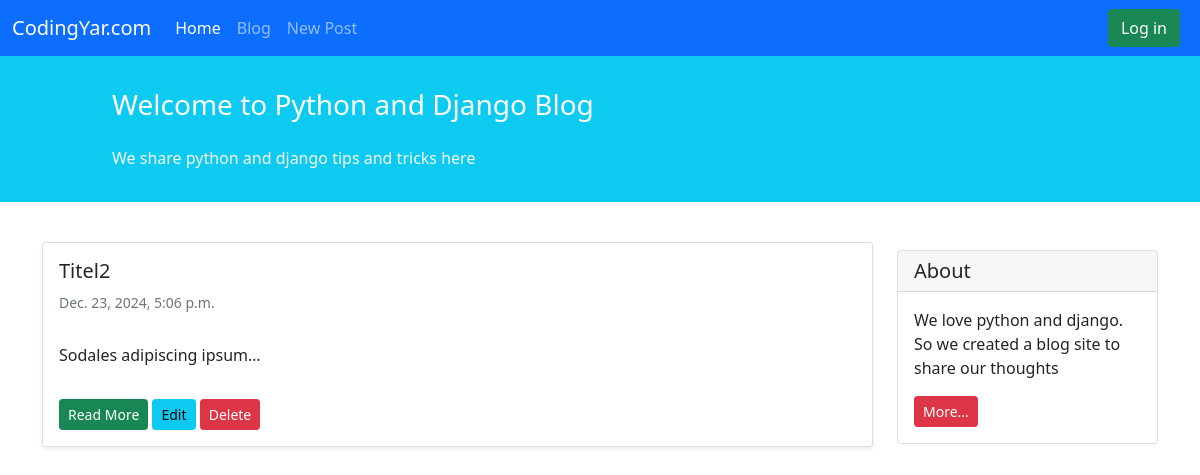
/blog/, run on an earlier commit of the app's database.
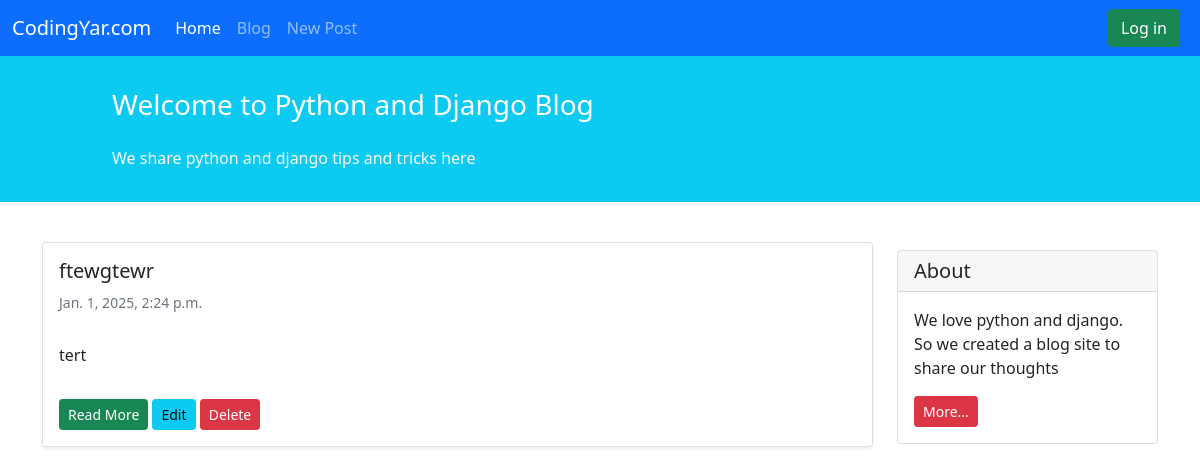
And on a later commit of the database.
### blog/models.py (models this page shows, shortened)
class Post(models.Model):
    STATUS_CHOICES = (
        ( 'Drf', 'Draft', ),
        ('pub','published'),
                      )
    title = models.CharField(max_length=250)
    text = models.TextField()
    author = models.ForeignKey('auth.User',on_delete=models.CASCADE)
    date_created = models.DateTimeField(auto_now_add=True)
    date_modified = models.DateTimeField(auto_now=True)
    status = models.CharField(max_length=3,choices=STATUS_CHOICES)

### blog/views.py (the view)
class PostListView(generic.ListView):
    template_name = 'blog/post_list.html'
    context_object_name = 'post_list'
    def get_queryset(self):
        return Post.objects.filter(status="pub").order_by('-date_modified')

### blog/templates/blog/post_list.html
{% extends "_base.html" %}
{% block content %}
<div class="container mt-4">
    <div class="row">
        <div class="col-9">
            {% for list_post in post_list %}
            <div class="card shadow-sm my-3">
                <div class="card-body">
                    <h5 class="card-title">{{ list_post.title }}</h5>
                    <h6 class="card-subtitle mb-2 text-muted small py-2">{{ list_post.date_created }}</h6>
                    <p class="card-text py-3">
                        {{ list_post.text | truncatechars:25  }}
                    </p>
                    <a href="{% url 'post_detail_view' list_post.id %}" class="btn btn-sm btn-success">Read More</a>
                    <a href="{% url 'post_detail_update' list_post.id %}" class="btn btn-sm btn-info"> Edit</a>
                    <a href="{% url 'post_delete' list_post.id %}" class="btn btn-sm btn-danger"> Delete</a>
                </div>
            </div>
            {% endfor %}
        </div>
        <div class="col-3">
            <div class="card my-4">
                <h5 class="card-header">About</h5>
                <div class="card-body">
                    <p class="card-text">We love python and django. So we created a blog site to share our thoughts</p>
                    <a href="#" class="btn btn-sm btn-danger">More...</a>
                </div>
            </div>
        </div>
    </div>
</div>
{% endblock content %}

### templates/_base.html (shortened to what this page needs)
<!doctype html>
<html lang="en">
<head>
    <link href="https://cdn.jsdelivr.net/npm/bootstrap@5.1.3/dist/css/bootstrap.min.css" rel="stylesheet"
>
</head>
<body>
<nav class="navbar navbar-expand-lg navbar-dark bg-primary">
    <div class="container-fluid">
        <a class="navbar-brand" href="#">CodingYar.com</a>
        <div class="collapse navbar-collapse" id="navbarNavAltMarkup">
            <div class="navbar-nav">
                <a class="nav-link active" aria-current="page" href="#">Home</a>
                <a class="nav-link" href="#">Blog</a>
                <a class="nav-link" href="{% url 'create_post' %}">New Post</a>
            </div>
        </div>
        <div class="mx-2 text-white">
            {% if user.is_authenticated %}
                <p>Welcome  {{user.username}} </p>
                <form action= "{% url 'logout' %}" method='post'>
                    {% csrf_token %}
                    <button class='btn btn-danger' type = 'sumbit'>Logout</button>
                </form>
            {% else %}
                <a href="{% url 'login' %}" class = 'btn btn-success'>Log in</a>
            {% endif %}
        </div>
    </div>
</nav>
<div class="container-fluid bg-info">
    <div class="row py-3">
        <div class="col-md-8 col-md-10 mx-auto">
            <h3 class="my-4 mt-3 text-white">Welcome to Python and Django Blog</h3>
            <p class="text-light">We share python and django tips and tricks here</p>
        </div>
    </div>
</div>
{% block content %}
{% endblock content %}
</body>
</html>

What changed in the data, as far as the page shows it:
removed Post: title "Titel2", date_created "Dec. 23, 2024, 5:06 p.m.", text "Sodales adipiscing ipsum…"
added Post: title "ftewgtewr", date_created "Jan. 1, 2025, 2:24 p.m.", text "tert"
